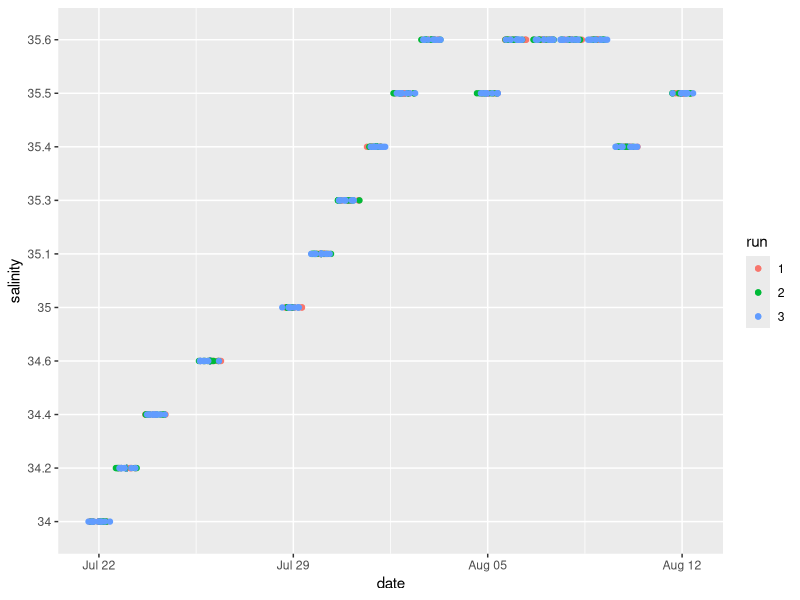
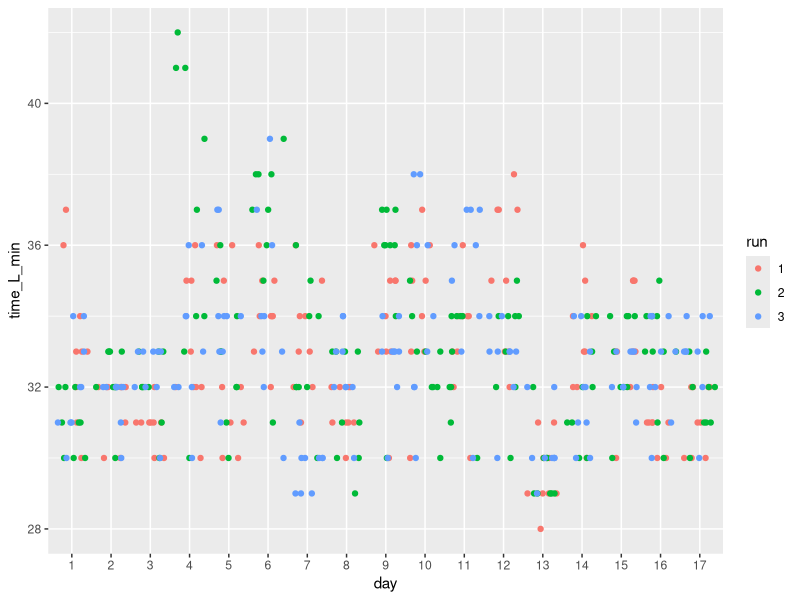
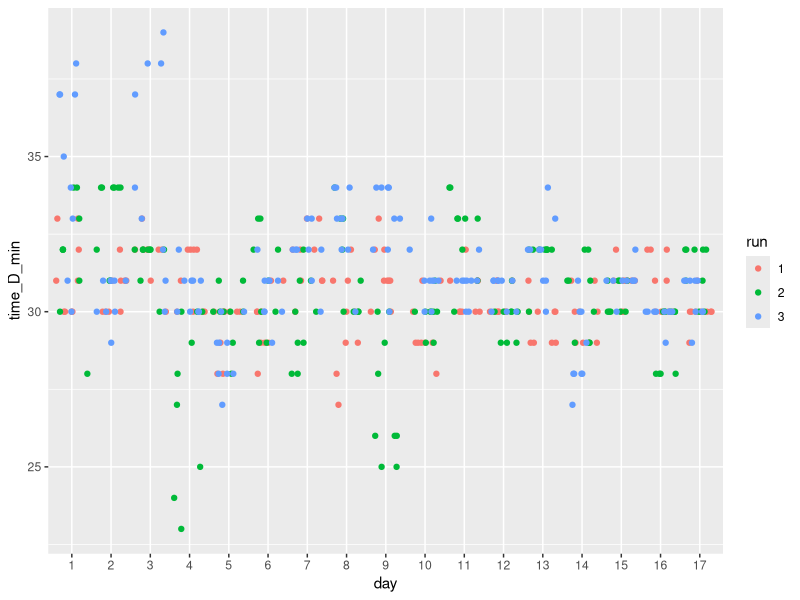
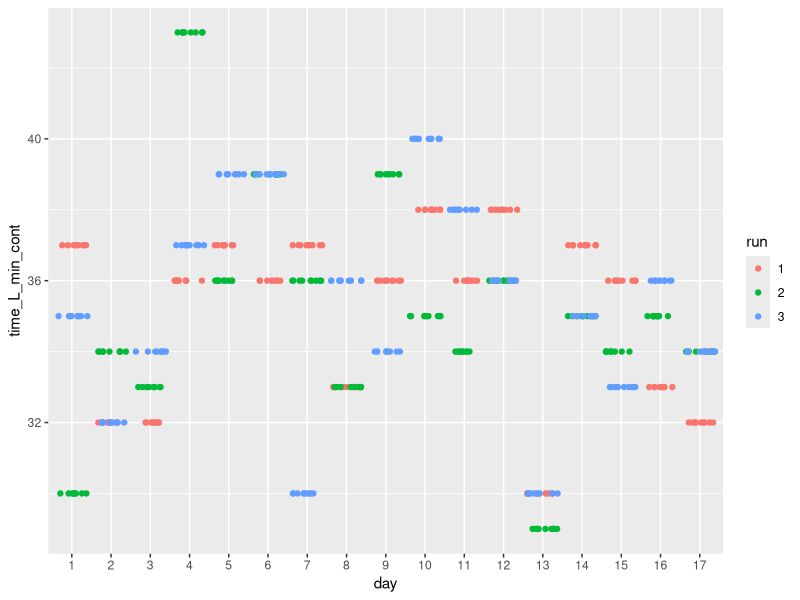
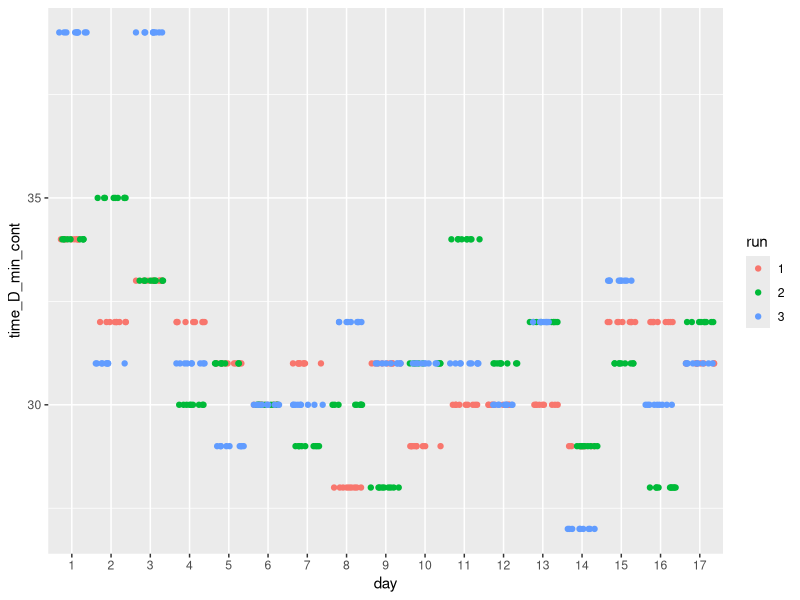
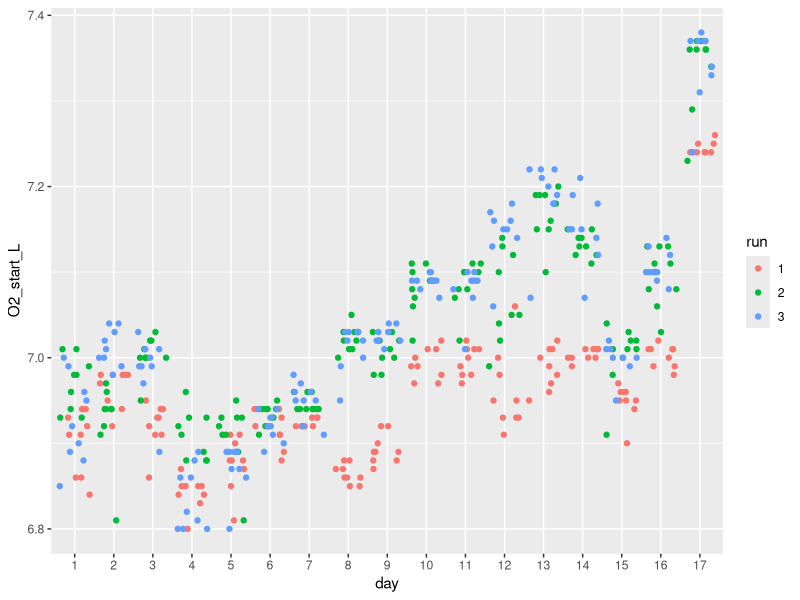
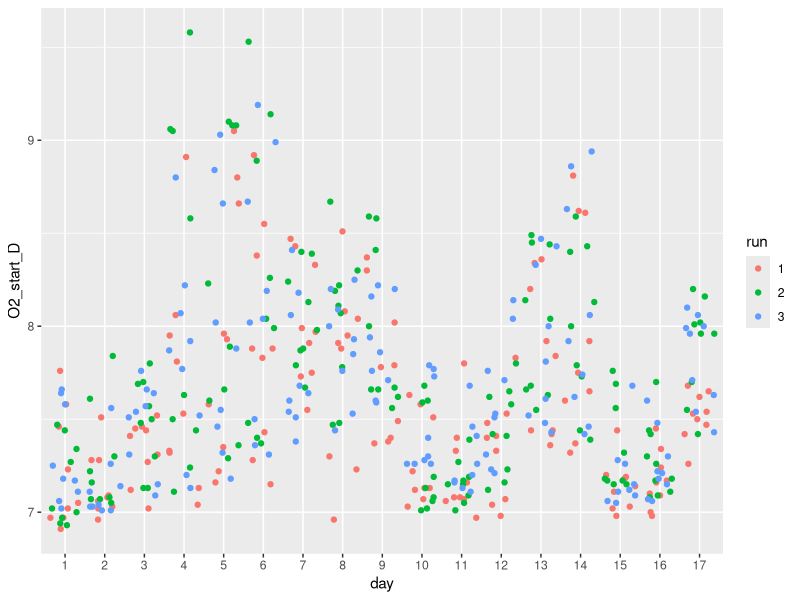
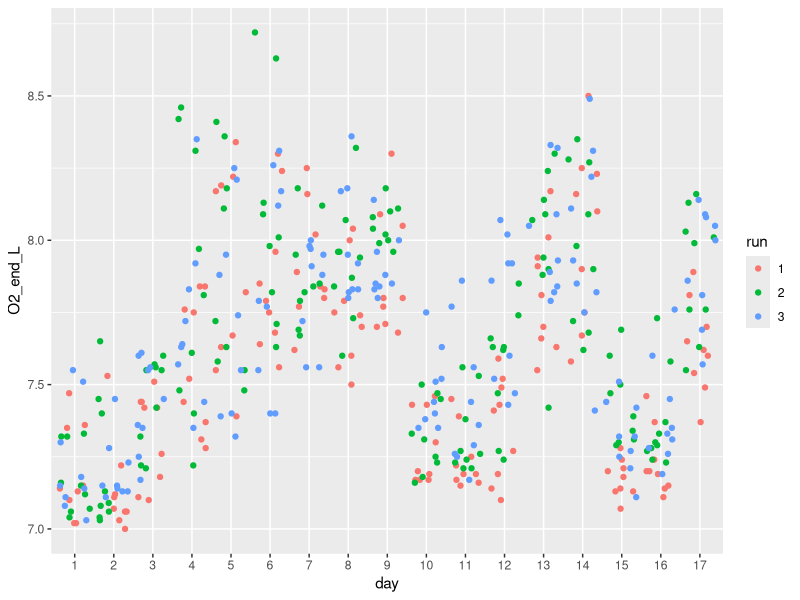

Write R code to recreate these figures, in order.
## ---- chunk 1
library(tidyverse)
library(lubridate) # call lubridate extra, otherwise it does not work
library(ggpubr)
## ---- chunk 2
#load data
O2_Data <- read.csv("Data/Raw/lazy_coral_O2_ALL.csv")
#str(O2_Data)

# make Data handling easier and make sure O2 and alkalinity data have the same column names

# change separator of fragment_ID so it fits with alkalinity data
O2_Data$fragment_ID <- gsub("-","",O2_Data$fragment_ID)
O2_Data$fragment_ID <- gsub("\\|","_",O2_Data$fragment_ID)

# remove white space from some of the fragment_ID names
O2_Data$fragment_ID <- gsub(" ","",O2_Data$fragment_ID)

# fill empty rows with NA (no missing values)
O2_Data[O2_Data == ""] <- NA
sum(is.na(O2_Data))

# Delete one single fragment row where something went wrong during the experiment (Checked in dataentry_notes)
O2_Data <- O2_Data %>% filter(!(fragment_ID == "PdaD2" & day == "16" & run == "1"))
## ---- chunk 3
#change O2_Data categories
O2_Data$date <- mdy(O2_Data$date)

O2_Data$time_start_L <- hm(O2_Data$time_start_L)
O2_Data$time_start_D <- hm(O2_Data$time_start_D)
O2_Data$time_start_L_cont <- hm(O2_Data$time_start_L_cont)
O2_Data$time_start_D_cont <- hm(O2_Data$time_start_D_cont)

O2_Data$time_end_L <- hm(O2_Data$time_end_L)
O2_Data$time_end_D <- hm(O2_Data$time_end_D)
O2_Data$time_end_L_cont <- hm(O2_Data$time_end_L_cont)
O2_Data$time_end_D_cont <- hm(O2_Data$time_end_D_cont)

O2_Data$run <- as.factor(O2_Data$run)
O2_Data$day <- as.factor(O2_Data$day)
O2_Data$salinity <- as.factor(O2_Data$salinity)
## ---- chunk 4
#Calculate incubation times
O2_Data$time_L_min <- time_length(O2_Data$time_end_L- O2_Data$time_start_L, unit = "minutes")
O2_Data$time_D_min <- time_length(O2_Data$time_end_D- O2_Data$time_start_D, unit = "minutes")
O2_Data$time_L_min_cont <- time_length(O2_Data$time_end_L_cont- O2_Data$time_start_L_cont, unit = "minutes")
O2_Data$time_D_min_cont <- time_length(O2_Data$time_end_D_cont- O2_Data$time_start_D_cont, unit = "minutes")
## ---- chunk 5
# check if runs are correct (every run has 9 entries except  day 16, because of two extra incubations) -> is correct
summary(O2_Data$day)
O2_Data %>% group_by(day, run)%>% summarise(length(run))

# salinity
ggplot(O2_Data, aes(x= date, y= salinity, colour = run))+
      geom_point()+
      geom_jitter(height = 0)

# get start time of runs 
O2_Data %>% group_by(run)%>% arrange(desc(time_start_L))%>%  summarise(Earliest_L = last(time_start_L), Latest_L = first(time_start_L))

O2_Data %>% group_by(run)%>% arrange(desc(time_start_D))%>%  summarise(Earliest_D = last(time_start_D), Latest_D = first(time_start_D))


# Check for incubation time outliers
# --------------- Incubations
ggplot(O2_Data, aes(x= day, y= time_L_min, colour = run))+
      geom_jitter(height = 0)

ggplot(O2_Data, aes(x= day, y= time_D_min, colour = run))+
      geom_jitter(height = 0)


# ----------------- Controls
# Day 4 run 2, control time in L rather high but correct (double checked)
ggplot(O2_Data, aes(x= day, y= time_L_min_cont, colour = run))+
      geom_jitter(height = 0)

ggplot(O2_Data, aes(x= day, y= time_D_min_cont, colour = run))+
      geom_jitter(height = 0)
## ---- chunk 6
# Check O2 values
# --------------- Incubations
ggplot(O2_Data, aes(x= day, y= O2_start_L, colour = run))+
      geom_jitter(height = 0)

ggplot(O2_Data, aes(x= day, y= O2_start_D, colour = run))+
      geom_jitter(height = 0)

ggplot(O2_Data, aes(x= day, y= O2_end_L, colour = run))+
      geom_jitter(height = 0)

ggplot(O2_Data, aes(x= day, y= O2_end_D, colour = run))+
      geom_jitter(height = 0)

# ----------------- Controls
ggplot(O2_Data, aes(x= day, y= O2_start_L_cont, colour = run))+
      geom_jitter(height = 0)

ggplot(O2_Data, aes(x= day, y= O2_start_D_cont, colour = run))+
      geom_jitter(height = 0)

ggplot(O2_Data, aes(x= day, y= O2_end_L_cont, colour = run))+
      geom_jitter(height = 0)

ggplot(O2_Data, aes(x= day, y= O2_end_D_cont, colour = run))+
      geom_jitter(height = 0)
## ---- chunk 7
#(O2 mg / h) = (difference O2 concentration [mg/L ] * incubation volumn [L]) / time [h]

# incubations
O2_Data$base_O2produced_mg_min <- (O2_Data$O2_end_L - O2_Data$O2_start_L)* O2_Data$Vjar_l / O2_Data$time_L_min
O2_Data$base_O2produced_mg_h <- O2_Data$base_O2produced_mg_min *60

O2_Data$base_respiration_mg_min <- (O2_Data$O2_start_D - O2_Data$O2_end_D)* O2_Data$Vjar_l / O2_Data$time_D_min
O2_Data$base_respiration_mg_h <- O2_Data$base_respiration_mg_min *60

# controls
O2_Data$base_O2produced_mg_min_cont <- (O2_Data$O2_end_L_cont - O2_Data$O2_start_L_cont)* O2_Data$Vjar_l / O2_Data$time_L_min_cont
O2_Data$base_O2produced_mg_h_cont <- O2_Data$base_O2produced_mg_min_cont *60

O2_Data$base_respiration_mg_min_cont <- (O2_Data$O2_start_D_cont - O2_Data$O2_end_D_cont)* O2_Data$Vjar_l / O2_Data$time_D_min_cont
O2_Data$base_respiration_mg_h_cont <- O2_Data$base_respiration_mg_min_cont *60

# check graphically
ggplot(O2_Data, aes(x= day, y= base_O2produced_mg_h_cont))+ 
      geom_point() # Day 1 has minus values, because on day one the controls had a slightly lower O2 value at the end of the light incrustations than at the start and a higher O2 value at the end of the dark incubation then at the beginning of the dark incubations.

ggplot(O2_Data, aes(x= day, y= base_respiration_mg_h_cont))+
      geom_point() 

## ---- chunk 8
#normalize with controls
#Corrected oxygen production Sample = Oxygen production Sample - Oxygen production Control
# *1000 to come from mg to ug
O2_Data$net_photo_ug_h <- round((O2_Data$base_O2produced_mg_h - O2_Data$base_O2produced_mg_h_cont)*1000,4)
O2_Data$respiration_ug_h <- round((O2_Data$base_respiration_mg_h - O2_Data$base_respiration_mg_h_cont)*1000,4)
O2_Data$gross_photo_ug_h <- round(O2_Data$net_photo_ug_h + O2_Data$respiration_ug_h,4)
## ---- chunk 9
#check outliers through O2 start values
ggplot(O2_Data, aes(x=O2_start_L, y=net_photo_ug_h))+
  geom_point()

O2_Data <- O2_Data %>% filter(respiration_ug_h > -10) %>% 
        filter(net_photo_ug_h != 1251.3275) # delete 1 single frag outlier which has strong negative respiration values

# subset only important rows for now
Data_sub <- O2_Data %>% dplyr::select(date, day, run, fragment_ID, genus, family, jar, salinity, net_photo_ug_h, respiration_ug_h, gross_photo_ug_h, O2_start_L, O2_end_L, O2_start_D, O2_end_D)
## ---- chunk 10
#load surface area data
mass_all <- read.csv("Data/Raw/lazy_coral_fragment_surface-volume.csv")
mass_all$fragment_ID <- gsub("-","",mass_all$fragment_ID)
str(mass_all)

# check surface values
ggplot(mass_all, aes(x= species, y= surface_mm2))+
      geom_point()


################ normalize with surface area
surface <- mass_all %>%  dplyr::select(fragment_ID, surface_mm2)
volume <- mass_all %>%  dplyr::select(fragment_ID, volume_cm3)
# get combination
combi <- Data_sub %>%  dplyr::select(fragment_ID)
# delete double fragment_IDs
combi <- distinct(combi, fragment_ID)

#surface
for(i in 1:nrow(combi)){
  Target <- strsplit(as.character(combi$fragment_ID[i]),"_")[[1]]
  combi$sum_surface_mm[i] <- sum(surface[surface$fragment_ID %in% Target, "surface_mm2"])
}
# get cm2
combi$sum_surface_cm2 <- (combi$sum_surface_mm / 100)

# drop sum_surface_mm
combi <- dplyr::select(combi, -sum_surface_mm)

#volume
for(i in 1:nrow(combi)){
  Target <- strsplit(as.character(combi$fragment_ID[i]),"_")[[1]]
  combi$sum_volume_cm3[i] <- sum(volume[volume$fragment_ID %in% Target, "volume_cm3"])
}


Data_all <- left_join(Data_sub, combi, by = c("fragment_ID" = "fragment_ID")) 

# remove unnecessary objects
rm(i, Target, combi, Data_sub, surface, volume)

# keep columns with photosynthesis and respiration without surface normalized and add new ones with normalization
# correct unit is ug O2 cm-2 h-1
Data_all$net_photo_h_surface <- Data_all$net_photo_ug_h / Data_all$sum_surface_cm2
Data_all$respiration_h_surface <- Data_all$respiration_ug_h / Data_all$sum_surface_cm2
Data_all$gross_photo_h_surface <- Data_all$net_photo_h_surface + Data_all$respiration_h_surface
## ---- chunk 11
# certain incubation types only took place on specific days
Single <- filter(Data_all, day %in% c("1", "2", "3", "10", "11", "12", "15", "16", "17"))
Single$category <- "single"

Biomass <- filter(Data_all, day == "4")
Biomass$category <- "biomass"

Conspe <- filter(Data_all, day %in% c("5", "14"))
Conspe$category <- "conspecific"

Family <- filter(Data_all, day == "6")
Family$category <- "family"

Mix <- filter(Data_all, day %in% c("7", "8", "9", "13"))
Mix$category <- "mix"

Data_O2_com <- rbind(Single, Biomass, Conspe, Family, Mix)

# Get species column
Data_O2_com$species <- Data_O2_com$fragment_ID %>% gsub("A1", "", .) %>% gsub("A2", "", .) %>% gsub("A3", "",.)%>% gsub("A4", "",.)%>% gsub("B1", "", .) %>% gsub("B2", "", .) %>% gsub("B3", "", .)%>% gsub("B4", "",.)%>% gsub("C1", "", .) %>% gsub("C2", "", .) %>% gsub("C3", "", .) %>% gsub("C4", "",.) %>% gsub("D1", "", .) %>% gsub("D2", "", .) %>% gsub("D3", "", .) %>% gsub("D4", "",.) %>% gsub("E1", "", .) %>% gsub("E2", "", .) %>% gsub("E3", "", .) %>% gsub("E4", "",.) %>% gsub("F1", "", .) %>% gsub("F2", "", .) %>% gsub("F3", "", .) %>% gsub("F4", "",.)
## ---- chunk 12
# check for obvious miss measurements in start O2 values

#theme for graphs
theme <- theme(legend.position = "bottom",
         legend.text = element_text(size = 15),
        plot.margin = unit(c(1,0.2,0.2,1), "cm"),
        axis.text.x = element_text(size = 18, color = "black"),
        axis.title.x= element_text(size= 18, face ="bold",margin=margin(12,0,0,0)),
        axis.text.y = element_text(size = 18, vjust = 0.5, color = "black"),
        axis.title.y =element_text(hjust = 0.5, size=18,face="bold",margin=margin(0,12,0,0)))

# all
ggplot(Data_O2_com, aes(x = O2_start_L, y = net_photo_h_surface)) +
  geom_smooth(method=lm, color = "black") +
  geom_point( size=2.5) +
  geom_hline(yintercept = 0, linetype = 2, color = "gray86") +
  stat_cor(method = "pearson", p.accuracy = 0.001, r.accuracy = 0.01, size= 6)+
  labs(color = "Productivity score") +
  xlab(expression(paste("O2 start values light inc. (μg O "[2]," cm" ^-2," h" ^-1,")"))) +
  ylab(expression(paste("Measured net photosynthesis (μg O "[2]," cm" ^-2," h" ^-1,")")))+
   theme

ggplot(Data_O2_com, aes(x = O2_start_D, y = respiration_h_surface)) +
  geom_smooth(method=lm, color = "black") +
  geom_point( size=2.5) +
  geom_hline(yintercept = 0, linetype = 2, color = "gray86") +
  stat_cor(method = "pearson", p.accuracy = 0.001, r.accuracy = 0.01, size= 6)+
  labs(color = "Productivity score") +
  xlab(expression(paste("O2 start value dark inc. (μg O "[2]," cm" ^-2," h" ^-1,")"))) +
  ylab(expression(paste("Measured respiration (μg O "[2]," cm" ^-2," h" ^-1,")"))) +
    theme

ggplot(Data_O2_com, aes(x = O2_start_D, y = gross_photo_h_surface)) +
  geom_smooth(method=lm, color = "black") +
  geom_point( size=2.5) +
  geom_hline(yintercept = 0, linetype = 2, color = "gray86") +
  stat_cor(method = "pearson", p.accuracy = 0.001, r.accuracy = 0.01, size= 6)+
  labs(color = "Productivity score") +
  xlab(expression(paste("O2 start value dark inc. (μg O "[2]," cm" ^-2," h" ^-1,")"))) +
  ylab(expression(paste("Measured gross photosynthesis (μg O "[2]," cm" ^-2," h" ^-1,")"))) +
    theme

ggplot(Data_O2_com, aes(x = O2_start_L, y = gross_photo_h_surface)) +
  geom_smooth(method=lm, color = "black") +
  geom_point( size=2.5) +
  geom_hline(yintercept = 0, linetype = 2, color = "gray86") +
  stat_cor(method = "pearson", p.accuracy = 0.001, r.accuracy = 0.01, size= 6)+
  labs(color = "Productivity score") +
  xlab(expression(paste("O2 start value light inc. (μg O "[2]," cm" ^-2," h" ^-1,")"))) +
  ylab(expression(paste("Measured gross photosynthesis (μg O "[2]," cm" ^-2," h" ^-1,")"))) +
   theme

# single
ggplot(Single, aes(x = O2_start_L, y = net_photo_h_surface)) +
  geom_smooth(method=lm, color = "black") +
  geom_point(size=2.5) +
  geom_hline(yintercept = 0, linetype = 2, color = "gray86") +
  stat_cor(method = "pearson", p.accuracy = 0.001, r.accuracy = 0.01, size= 6)+
  labs(color = "Productivity score") +
  xlab(expression(paste("O2 start values light inc. (μg O "[2]," cm" ^-2," h" ^-1,")"))) +
  ylab(expression(paste("Measured net photosynthesis (μg O "[2]," cm" ^-2," h" ^-1,")")))+
   theme

ggplot(Single, aes(x = O2_start_D, y = respiration_h_surface),color= species) +
  geom_smooth(method=lm, color = "black") +
  geom_point(size=2.5) +
  geom_hline(yintercept = 0, linetype = 2, color = "gray86") +
  stat_cor(method = "pearson", p.accuracy = 0.001, r.accuracy = 0.01, size= 6)+
  labs(color = "Productivity score") +
  xlab(expression(paste("O2 start value dark inc. (μg O "[2]," cm" ^-2," h" ^-1,")"))) +
  ylab(expression(paste("Measured respiration (μg O "[2]," cm" ^-2," h" ^-1,")"))) +
    theme

ggplot(Single, aes(x = O2_start_D, y = gross_photo_h_surface),color= species) +
  geom_smooth(method=lm, color = "black") +
  geom_point(size=2.5) +
  geom_hline(yintercept = 0, linetype = 2, color = "gray86") +
  stat_cor(method = "pearson", p.accuracy = 0.001, r.accuracy = 0.01, size= 6)+
  labs(color = "Productivity score") +
  xlab(expression(paste("O2 start value dark inc. (μg O "[2]," cm" ^-2," h" ^-1,")"))) +
  ylab(expression(paste("Measured gross photosynthesis (μg O "[2]," cm" ^-2," h" ^-1,")"))) +
    theme

ggplot(Single, aes(x = O2_start_L, y = gross_photo_h_surface),color= species) +
  geom_smooth(method=lm, color = "black") +
  geom_point(size=2.5) +
  geom_hline(yintercept = 0, linetype = 2, color = "gray86") +
  stat_cor(method = "pearson", p.accuracy = 0.001, r.accuracy = 0.01, size= 6)+
  labs(color = "Productivity score") +
  xlab(expression(paste("O2 start value light inc. (μg O "[2]," cm" ^-2," h" ^-1,")"))) +
  ylab(expression(paste("Measured gross photosynthesis (μg O "[2]," cm" ^-2," h" ^-1,")"))) +
    theme
## ---- chunk 13
# Based on graphs above, exclude day 17 O2 measurements of run 2 and 3 as something is obviously wrong with the start values which correlate strongly with the end productivity. Without them no correlation exists. -> day 17 are all single fragments
# correlation of dark values is ok, because more productive species have higher O2 dark value and also likely respire more

day17 <- Data_O2_com%>%  filter(day==17) %>% 
                    filter(run==1)

Data_min17 <- Data_O2_com %>%  filter(day !=17)

Data_O2_com <- rbind(Data_min17, day17) # Exclude day 17 run 2 and 3 from O2 data
## ---- chunk 14
write.csv(Data_O2_com, file = "Data/O2_comp.csv")
